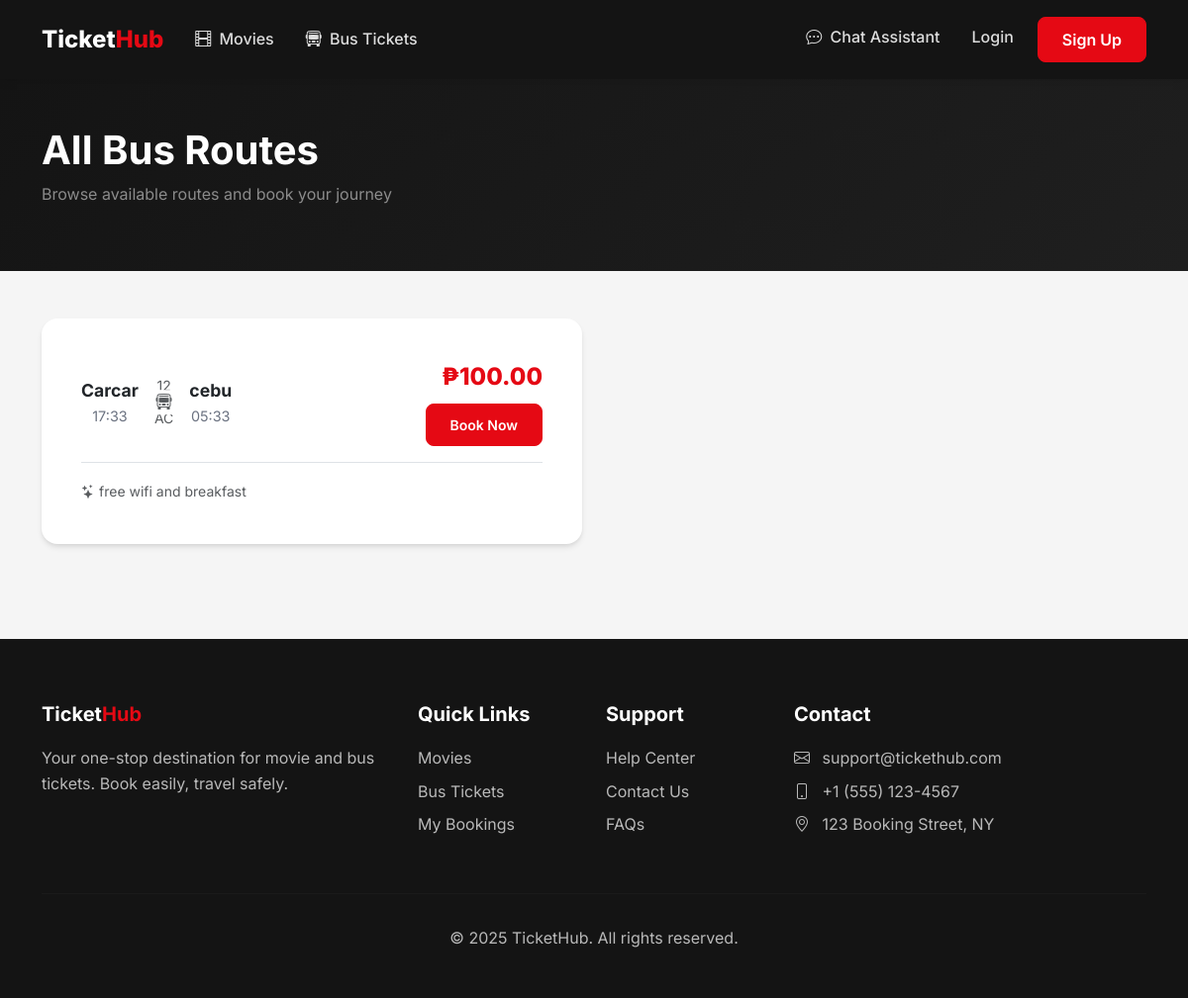
Page /bus on the earlier database version.
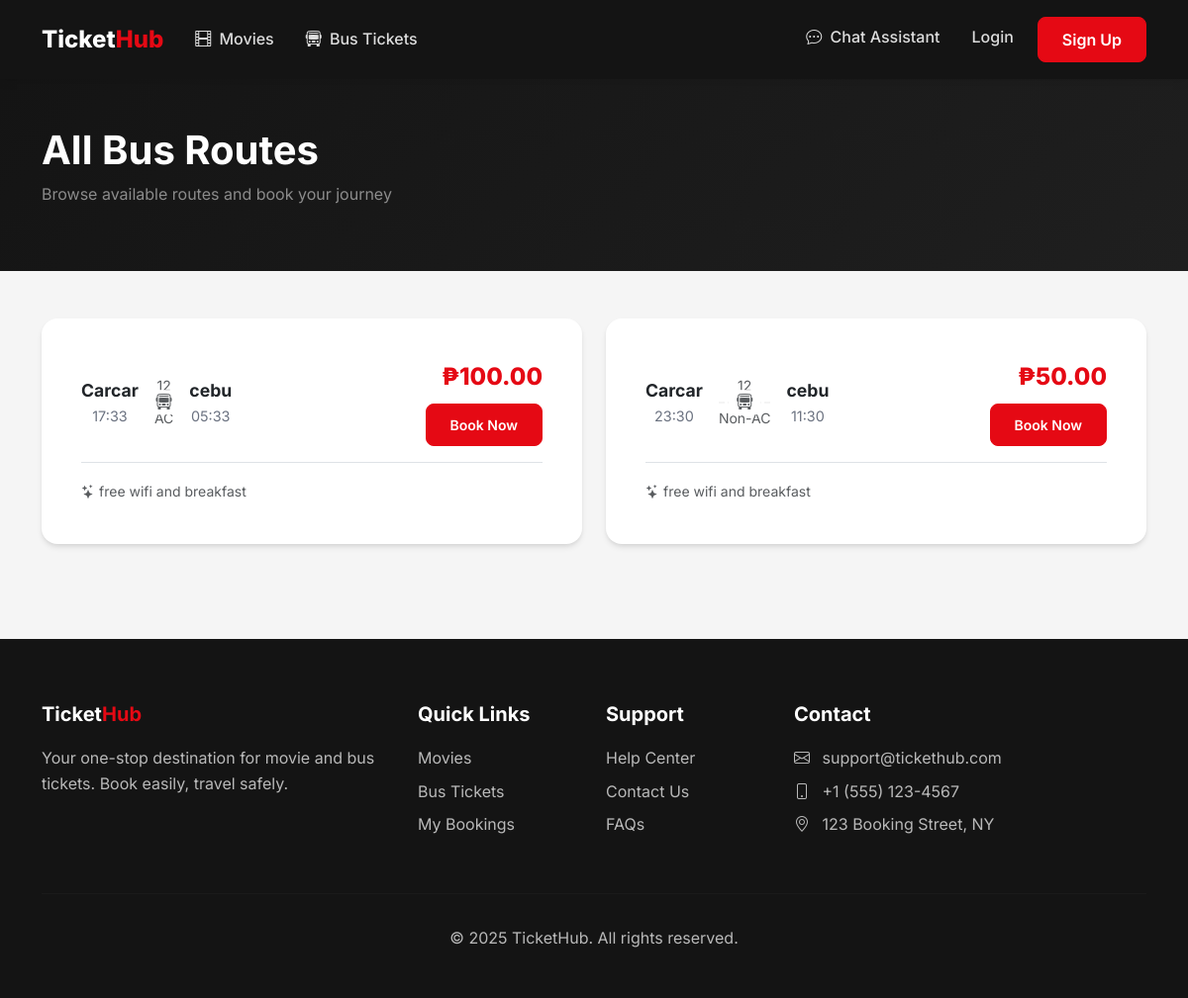
Same page on the later database version.
### flask_app/app.py (models this page shows)
class BusRoute(db.Model):
    id = db.Column(db.Integer, primary_key=True)
    origin = db.Column(db.String(100), nullable=False)
    destination = db.Column(db.String(100), nullable=False)
    bus_operator = db.Column(db.String(100))
    bus_type = db.Column(db.String(50))  # AC, Non-AC, Sleeper, etc.
    departure_time = db.Column(db.Time, nullable=False)
    arrival_time = db.Column(db.Time, nullable=False)
    duration = db.Column(db.String(50))
    price = db.Column(db.Float, nullable=False)
    total_seats = db.Column(db.Integer, default=40)
    amenities = db.Column(db.String(255))  # WiFi, Charging, etc.
    is_active = db.Column(db.Boolean, default=True)
    schedules = db.relationship('BusSchedule', backref='route', lazy=True)

### flask_app/app.py (the view)
@app.route('/bus')
def bus_routes():
    routes = BusRoute.query.filter_by(is_active=True).all()
    return render_template('bus/list.html', routes=routes)

### flask_app/templates/bus/list.html (shortened to what this page needs)
{% extends 'base.html' %}
{% block content %}
<section class="py-5" style="background: linear-gradient(135deg, var(--dark) 0%, var(--dark-lighter) 100%);">
    <div class="container">
        <h1 class="text-white fw-bold mb-2">All Bus Routes</h1>
        <p class="text-white-50">Browse available routes and book your journey</p>
    </div>
</section>
<section class="py-5">
    <div class="container">
        {% if routes %}
            <div class="row g-4">
                {% for route in routes %}
                <div class="col-lg-6">
                    <div class="card bus-card">
                        <div class="card-body">
                            <div class="d-flex justify-content-between align-items-center">
                                <div class="route-info flex-grow-1">
                                    <div class="d-flex align-items-center gap-3">
                                        <div class="text-center">
                                            <div class="city">{{ route.origin }}</div>
                                            <div class="time">{{ route.departure_time.strftime('%H:%M') }}</div>
                                        </div>
                                        <div class="flex-grow-1 text-center">
                                            <div class="text-muted small mb-1">{{ route.duration or '---' }}</div>
                                            <div class="position-relative">
                                                <i class="bi bi-bus-front position-absolute top-50 start-50 translate-middle bg-white px-2 text-muted"></i>
                                            </div>
                                            <div class="text-muted small mt-1">{{ route.bus_type or 'Standard' }}</div>
                                        </div>
                                        <div class="text-center">
                                            <div class="city">{{ route.destination }}</div>
                                            <div class="time">{{ route.arrival_time.strftime('%H:%M') }}</div>
                                        </div>
                                    </div>
                                </div>
                                <div class="ms-4 text-end">
                                    <div class="price">₱{{ "%.2f"|format(route.price) }}</div>
                                    <a href="{{ url_for('book_bus', route_id=route.id) }}" class="btn btn-primary btn-sm mt-2">Book Now</a>
                                </div>
                            </div>
                            {% if route.amenities %}
                            <div class="mt-3 pt-3 border-top">
                                <small class="text-muted">
                                    <i class="bi bi-stars me-1"></i>{{ route.amenities }}
                                </small>
                            </div>
                            {% endif %}
                        </div>
                    </div>
                </div>
                {% endfor %}
            </div>
        {% else %}
            <div class="text-center py-5">
                <i class="bi bi-bus-front text-muted" style="font-size: 5rem;"></i>
                <h4 class="mt-4 text-muted">No bus routes available</h4>
                <p class="text-muted">Check back later for new routes!</p>
            </div>
        {% endif %}
    </div>
</section>
{% endblock %}

Differences in the rows shown:
added BusRoute: origin "Carcar", departure_time "23:30", duration "12", bus_type "Non-AC", destination "cebu", arrival_time "11:30", price "50.00", amenities "free wifi and breakfast"
